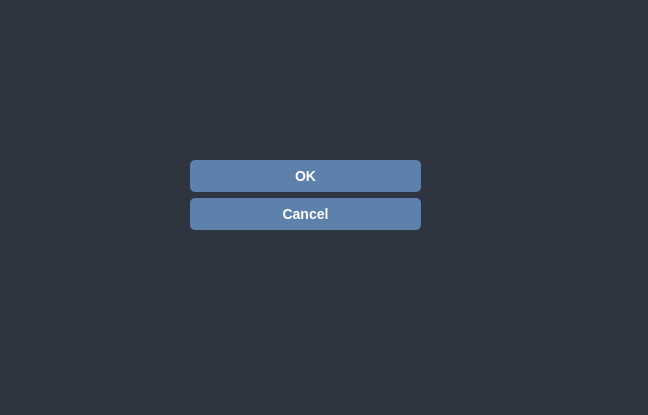
<?xml version="1.0" encoding="UTF-8"?>
<ui version="4.0">
 <class>ConfrimDialog</class>
 <widget class="QDialog" name="ConfrimDialog">
  <property name="geometry">
   <rect>
    <x>0</x>
    <y>0</y>
    <width>648</width>
    <height>415</height>
   </rect>
  </property>
  <property name="windowTitle">
   <string>Dialog</string>
  </property>
  <property name="styleSheet">
   <string notr="true">QDialog {
    background-color: #2e3440;          /* Темный фон */
    border-radius: 10px;                /* Скругленные углы */
    padding: 20px;
    color: #d8dee9;                    /* Светлый текст */
    font-family: &quot;Segoe UI&quot;, Tahoma, Geneva, Verdana, sans-serif;
    font-size: 14px;
}

QLabel {
    color: #d8dee9;
    font-weight: bold;
    font-size: 16px;
    margin-bottom: 15px;
}

QPushButton {
    background-color: #5e81ac;
    color: white;
    border: none;
    border-radius: 5px;
    padding: 8px 15px;
    min-width: 80px;
    font-weight: bold;
    font-size: 14px;
}

QPushButton:hover {
    background-color: #81a1c1;
}

QPushButton:pressed {
    background-color: #4c6a94;
}

QPushButton#buttonCancel {
    background-color: #bf616a;
}

QPushButton#buttonCancel:hover {
    background-color: #d08770;
}

QPushButton#buttonCancel:pressed {
    background-color: #a0494f;
}

</string>
  </property>
  <widget class="QDialogButtonBox" name="buttonBox">
   <property name="geometry">
    <rect>
     <x>190</x>
     <y>160</y>
     <width>231</width>
     <height>81</height>
    </rect>
   </property>
   <property name="orientation">
    <enum>Qt::Orientation::Vertical</enum>
   </property>
   <property name="standardButtons">
    <set>QDialogButtonBox::StandardButton::Cancel|QDialogButtonBox::StandardButton::Ok</set>
   </property>
  </widget>
 </widget>
 <resources/>
 <connections>
  <connection>
   <sender>buttonBox</sender>
   <signal>accepted()</signal>
   <receiver>ConfrimDialog</receiver>
   <slot>accept()</slot>
   <hints>
    <hint type="sourcelabel">
     <x>248</x>
     <y>254</y>
    </hint>
    <hint type="destinationlabel">
     <x>157</x>
     <y>274</y>
    </hint>
   </hints>
  </connection>
  <connection>
   <sender>buttonBox</sender>
   <signal>rejected()</signal>
   <receiver>ConfrimDialog</receiver>
   <slot>reject()</slot>
   <hints>
    <hint type="sourcelabel">
     <x>316</x>
     <y>260</y>
    </hint>
    <hint type="destinationlabel">
     <x>286</x>
     <y>274</y>
    </hint>
   </hints>
  </connection>
 </connections>
</ui>
